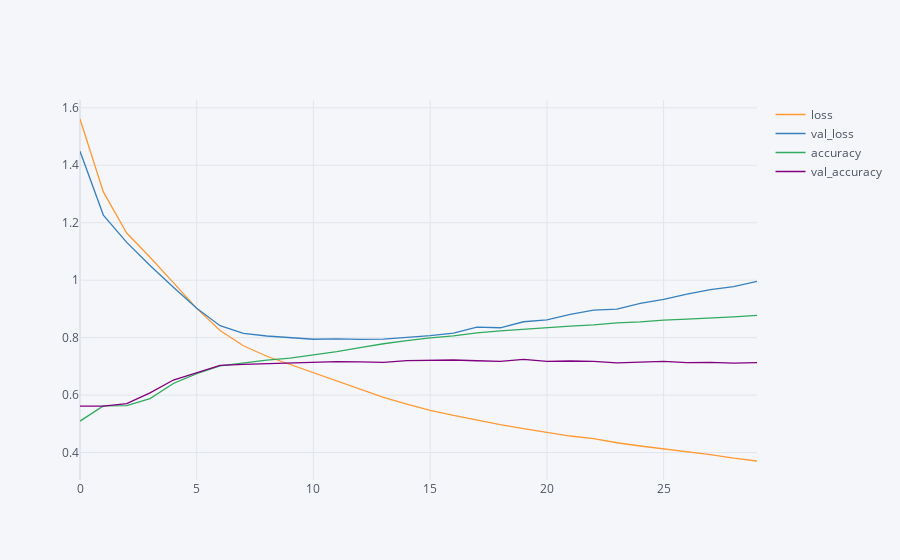

Here is the notebook cell this chart was saved with:
### Markdown cell above
#### Metrics

### Code cell
import cufflinks
cufflinks.go_offline()

metrics = pd.DataFrame(data = zip(training_history.history["loss"], training_history.history["val_loss"], training_history.history["accuracy"], training_history.history["val_accuracy"]), columns=["loss", "val_loss", "accuracy", "val_accuracy"])
metrics.iplot()

### Figure 1 — Plotly figure (JSON) as saved in the notebook; plotly's stock layout.template omitted (floating-point values rounded to 4 significant figures)
{"data": [{"line": {"color": "rgba(255, 153, 51, 1.0)", "dash": "solid", "shape": "linear", "width": 1.3}, "mode": "lines", "name": "loss", "text": "", "type": "scatter", "x": [0, 1, 2, 3, 4, 5, 6, 7, 8, 9, 10, 11, 12, 13, 14, 15, 16, 17, 18, 19, 20, 21, 22, 23, 24, 25, 26, 27, 28, 29], "y": [1.561, 1.307, 1.164, 1.08, 0.9917, 0.9019, 0.8249, 0.7719, 0.7352, 0.7068, 0.679, 0.6507, 0.6207, 0.5922, 0.5688, 0.5469, 0.5291, 0.5119, 0.4972, 0.4837, 0.4718, 0.4576, 0.4489, 0.4342, 0.4229, 0.4136, 0.403, 0.3928, 0.3808, 0.3706]}, {"line": {"color": "rgba(55, 128, 191, 1.0)", "dash": "solid", "shape": "linear", "width": 1.3}, "mode": "lines", "name": "val_loss", "text": "", "type": "scatter", "x": [0, 1, 2, 3, 4, 5, 6, 7, 8, 9, 10, 11, 12, 13, 14, 15, 16, 17, 18, 19, 20, 21, 22, 23, 24, 25, 26, 27, 28, 29], "y": [1.449, 1.227, 1.132, 1.051, 0.9756, 0.9021, 0.8416, 0.815, 0.8057, 0.8003, 0.7944, 0.796, 0.7937, 0.7951, 0.801, 0.8071, 0.8157, 0.8366, 0.8344, 0.8554, 0.8619, 0.881, 0.8958, 0.8994, 0.9195, 0.933, 0.9517, 0.9675, 0.9776, 0.996]}, {"line": {"color": "rgba(50, 171, 96, 1.0)", "dash": "solid", "shape": "linear", "width": 1.3}, "mode": "lines", "name": "accuracy", "text": "", "type": "scatter", "x": [0, 1, 2, 3, 4, 5, 6, 7, 8, 9, 10, 11, 12, 13, 14, 15, 16, 17, 18, 19, 20, 21, 22, 23, 24, 25, 26, 27, 28, 29], "y": [0.5096, 0.5625, 0.5634, 0.5878, 0.6406, 0.6746, 0.7016, 0.7122, 0.7214, 0.7284, 0.7388, 0.7512, 0.7656, 0.7788, 0.7894, 0.7993, 0.8061, 0.8164, 0.8235, 0.8297, 0.834, 0.8403, 0.8445, 0.8518, 0.8547, 0.861, 0.8642, 0.8674, 0.8727, 0.8775]}, {"line": {"color": "rgba(128, 0, 128, 1.0)", "dash": "solid", "shape": "linear", "width": 1.3}, "mode": "lines", "name": "val_accuracy", "text": "", "type": "scatter", "x": [0, 1, 2, 3, 4, 5, 6, 7, 8, 9, 10, 11, 12, 13, 14, 15, 16, 17, 18, 19, 20, 21, 22, 23, 24, 25, 26, 27, 28, 29], "y": [0.5615, 0.5615, 0.5704, 0.6076, 0.6525, 0.6774, 0.7035, 0.7073, 0.7094, 0.7121, 0.7151, 0.7168, 0.7157, 0.7142, 0.7197, 0.7209, 0.7222, 0.7196, 0.7175, 0.7242, 0.7175, 0.7187, 0.7176, 0.7122, 0.7152, 0.7177, 0.7133, 0.7138, 0.7111, 0.7131]}], "layout": {"legend": {"bgcolor": "#F5F6F9", "font": {"color": "#4D5663"}}, "paper_bgcolor": "#F5F6F9", "plot_bgcolor": "#F5F6F9", "title": {"font": {"color": "#4D5663"}}, "xaxis": {"gridcolor": "#E1E5ED", "showgrid": true, "tickfont": {"color": "#4D5663"}, "title": {"font": {"color": "#4D5663"}, "text": ""}, "zerolinecolor": "#E1E5ED"}, "yaxis": {"gridcolor": "#E1E5ED", "showgrid": true, "tickfont": {"color": "#4D5663"}, "title": {"font": {"color": "#4D5663"}, "text": ""}, "zerolinecolor": "#E1E5ED"}}}
